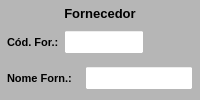
           <widget class="QWidget" name="widget_Cor1" native="true">
            <property name="minimumSize">
             <size>
              <width>0</width>
              <height>0</height>
             </size>
            </property>
            <property name="maximumSize">
             <size>
              <width>16777215</width>
              <height>16777215</height>
             </size>
            </property>
            <property name="font">
             <font>
              <pointsize>8</pointsize>
             </font>
            </property>
            <property name="styleSheet">
             <string notr="true">background-color: rgb(182, 182, 182);</string>
            </property>
            <layout class="QVBoxLayout" name="verticalLayout_4">
             <property name="spacing">
              <number>2</number>
             </property>
             <property name="leftMargin">
              <number>2</number>
             </property>
             <property name="topMargin">
              <number>2</number>
             </property>
             <property name="rightMargin">
              <number>2</number>
             </property>
             <property name="bottomMargin">
              <number>2</number>
             </property>
             <item>
              <widget class="QLabel" name="label_2">
               <property name="minimumSize">
                <size>
                 <width>0</width>
                 <height>0</height>
                </size>
               </property>
               <property name="maximumSize">
                <size>
                 <width>16777215</width>
                 <height>15</height>
                </size>
               </property>
               <property name="font">
                <font>
                 <pointsize>10</pointsize>
                 <weight>75</weight>
                 <bold>true</bold>
                </font>
               </property>
               <property name="text">
                <string>Fornecedor</string>
               </property>
               <property name="alignment">
                <set>Qt::AlignCenter</set>
               </property>
              </widget>
             </item>
             <item>
              <widget class="QWidget" name="widget_8" native="true">
               <property name="minimumSize">
                <size>
                 <width>0</width>
                 <height>0</height>
                </size>
               </property>
               <property name="maximumSize">
                <size>
                 <width>16777215</width>
                 <height>30</height>
                </size>
               </property>
               <property name="font">
                <font>
                 <pointsize>8</pointsize>
                </font>
               </property>
               <property name="styleSheet">
                <string notr="true"/>
               </property>
               <layout class="QHBoxLayout" name="horizontalLayout_4">
                <property name="spacing">
                 <number>5</number>
                </property>
                <property name="leftMargin">
                 <number>5</number>
                </property>
                <property name="topMargin">
                 <number>3</number>
                </property>
                <property name="rightMargin">
                 <number>5</number>
                </property>
                <property name="bottomMargin">
                 <number>3</number>
                </property>
                <item>
                 <widget class="QLabel" name="label_25">
                  <property name="minimumSize">
                   <size>
                    <width>0</width>
                    <height>0</height>
                   </size>
                  </property>
                  <property name="maximumSize">
                   <size>
                    <width>75</width>
                    <height>16777215</height>
                   </size>
                  </property>
                  <property name="font">
                   <font>
                    <pointsize>8</pointsize>
                    <weight>75</weight>
                    <bold>true</bold>
                   </font>
                  </property>
                  <property name="text">
                   <string>Cód. For.:</string>
                  </property>
                  <property name="alignment">
                   <set>Qt::AlignLeading|Qt::AlignLeft|Qt::AlignVCenter</set>
                  </property>
                 </widget>
                </item>
                <item>
                 <widget class="QLineEdit" name="line_CodForn">
                  <property name="sizePolicy">
                   <sizepolicy hsizetype="Preferred" vsizetype="Preferred">
                    <horstretch>0</horstretch>
                    <verstretch>0</verstretch>
                   </sizepolicy>
                  </property>
                  <property name="maximumSize">
                   <size>
                    <width>80</width>
                    <height>16777215</height>
                   </size>
                  </property>
                  <property name="font">
                   <font>
                    <pointsize>8</pointsize>
                    <weight>50</weight>
                    <bold>false</bold>
                   </font>
                  </property>
                  <property name="styleSheet">
                   <string notr="true">background-color: rgb(255, 255, 255);</string>
                  </property>
                  <property name="text">
                   <string/>
                  </property>
                  <property name="alignment">
                   <set>Qt::AlignCenter</set>
                  </property>
                 </widget>
                </item>
                <item>
                 <widget class="QLabel" name="label_16">
                  <property name="font">
                   <font>
                    <pointsize>8</pointsize>
                   </font>
                  </property>
                  <property name="text">
                   <string/>
                  </property>
                 </widget>
                </item>
               </layout>
              </widget>
             </item>
             <item>
              <widget class="QWidget" name="widget_18" native="true">
               <property name="minimumSize">
                <size>
                 <width>0</width>
                 <height>0</height>
                </size>
               </property>
               <property name="maximumSize">
                <size>
                 <width>16777215</width>
                 <height>30</height>
                </size>
               </property>
               <property name="font">
                <font>
                 <pointsize>8</pointsize>
                </font>
               </property>
               <property name="styleSheet">
                <string notr="true"/>
               </property>
               <layout class="QHBoxLayout" name="horizontalLayout_12">
                <property name="spacing">
                 <number>5</number>
                </property>
                <property name="leftMargin">
                 <number>5</number>
                </property>
                <property name="topMargin">
                 <number>3</number>
                </property>
                <property name="rightMargin">
                 <number>5</number>
                </property>
                <property name="bottomMargin">
                 <number>3</number>
                </property>
                <item>
                 <widget class="QLabel" name="label_29">
                  <property name="maximumSize">
                   <size>
                    <width>75</width>
                    <height>16777215</height>
                   </size>
                  </property>
                  <property name="font">
                   <font>
                    <pointsize>8</pointsize>
                    <weight>75</weight>
                    <bold>true</bold>
                   </font>
                  </property>
                  <property name="text">
                   <string>Nome Forn.:</string>
                  </property>
                  <property name="alignment">
                   <set>Qt::AlignLeading|Qt::AlignLeft|Qt::AlignVCenter</set>
                  </property>
                 </widget>
                </item>
                <item>
                 <widget class="QLineEdit" name="line_NomeForn">
                  <property name="sizePolicy">
                   <sizepolicy hsizetype="Preferred" vsizetype="Preferred">
                    <horstretch>0</horstretch>
                    <verstretch>0</verstretch>
                   </sizepolicy>
                  </property>
                  <property name="font">
                   <font>
                    <pointsize>8</pointsize>
                    <weight>50</weight>
                    <bold>false</bold>
                   </font>
                  </property>
                  <property name="styleSheet">
                   <string notr="true">background-color: rgb(255, 255, 255);</string>
                  </property>
                  <property name="text">
                   <string/>
                  </property>
                  <property name="alignment">
                   <set>Qt::AlignLeading|Qt::AlignLeft|Qt::AlignVCenter</set>
                  </property>
                 </widget>
                </item>
               </layout>
              </widget>
             </item>
            </layout>
           </widget>
